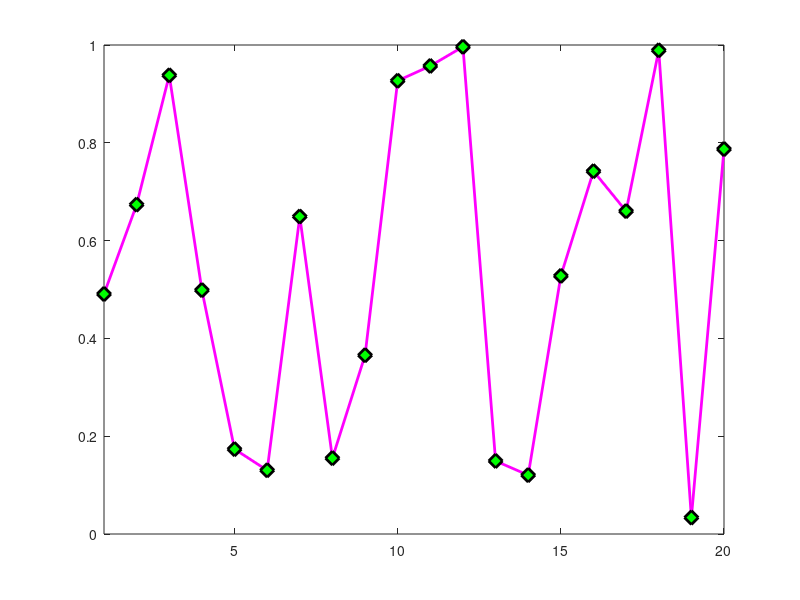

MATLAB code for this plot:
% 05 21
% Marker Specification
clc
clear

x = rand(20, 1); set(gca, 'FontSize', 18);
plot(x, '-md', 'LineWidth', 2, 'MarkerEdgeColor', 'k', ...
    'MarkerFaceColor', 'g', 'MarkerSize', 10);
xlim([1, 20]);
